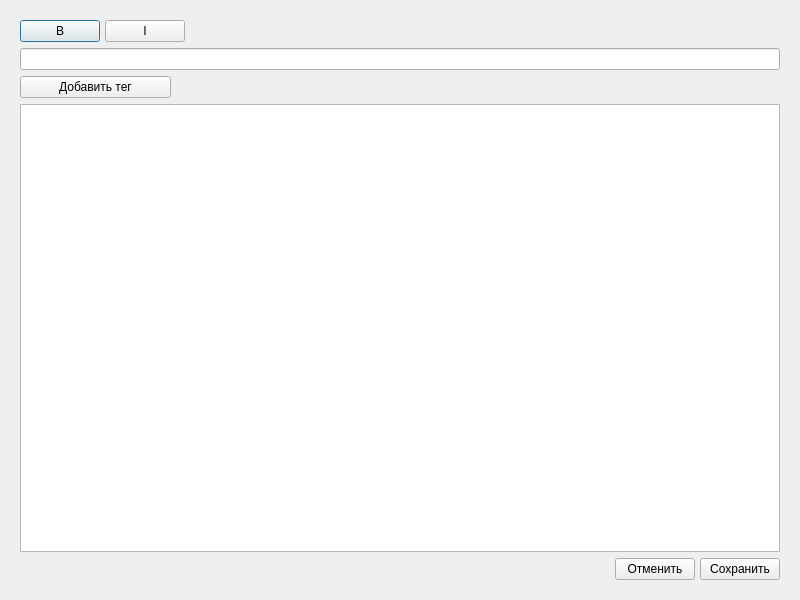
<?xml version="1.0" encoding="UTF-8"?>
<ui version="4.0">
 <class>Dialog</class>
 <widget class="QDialog" name="Dialog">
  <property name="geometry">
   <rect>
    <x>0</x>
    <y>0</y>
    <width>800</width>
    <height>600</height>
   </rect>
  </property>
  <property name="minimumSize">
   <size>
    <width>800</width>
    <height>600</height>
   </size>
  </property>
  <property name="windowTitle">
   <string>Dialog</string>
  </property>
  <layout class="QVBoxLayout" name="verticalLayout_2">
   <item>
    <widget class="QWidget" name="widget" native="true">
     <property name="sizePolicy">
      <sizepolicy hsizetype="Preferred" vsizetype="Preferred">
       <horstretch>0</horstretch>
       <verstretch>0</verstretch>
      </sizepolicy>
     </property>
     <property name="minimumSize">
      <size>
       <width>0</width>
       <height>0</height>
      </size>
     </property>
     <layout class="QVBoxLayout" name="verticalLayout">
      <item>
       <layout class="QHBoxLayout" name="horizontalLayout">
        <property name="spacing">
         <number>5</number>
        </property>
        <item>
         <widget class="QPushButton" name="boldButton">
          <property name="text">
           <string>B</string>
          </property>
         </widget>
        </item>
        <item>
         <widget class="QPushButton" name="italicButton">
          <property name="text">
           <string>I</string>
          </property>
         </widget>
        </item>
        <item>
         <spacer name="horizontalSpacer">
          <property name="orientation">
           <enum>Qt::Horizontal</enum>
          </property>
          <property name="sizeHint" stdset="0">
           <size>
            <width>40</width>
            <height>20</height>
           </size>
          </property>
         </spacer>
        </item>
       </layout>
      </item>
      <item>
       <widget class="QLineEdit" name="nameField"/>
      </item>
      <item>
       <layout class="QHBoxLayout" name="horizontalLayout_3" stretch="20,80">
        <item>
         <widget class="QPushButton" name="addTagButton">
          <property name="text">
           <string>Добавить тег</string>
          </property>
         </widget>
        </item>
        <item>
         <widget class="QLabel" name="tagLabel">
          <property name="text">
           <string/>
          </property>
         </widget>
        </item>
       </layout>
      </item>
      <item>
       <widget class="QTextEdit" name="contentField"/>
      </item>
      <item>
       <layout class="QHBoxLayout" name="horizontalLayout_2">
        <property name="spacing">
         <number>5</number>
        </property>
        <item>
         <spacer name="horizontalSpacer_2">
          <property name="orientation">
           <enum>Qt::Horizontal</enum>
          </property>
          <property name="sizeHint" stdset="0">
           <size>
            <width>40</width>
            <height>20</height>
           </size>
          </property>
         </spacer>
        </item>
        <item>
         <widget class="QPushButton" name="canelButton">
          <property name="text">
           <string>Отменить</string>
          </property>
         </widget>
        </item>
        <item>
         <widget class="QPushButton" name="saveButton">
          <property name="text">
           <string>Сохранить</string>
          </property>
         </widget>
        </item>
       </layout>
      </item>
     </layout>
    </widget>
   </item>
  </layout>
 </widget>
 <resources/>
 <connections/>
</ui>
